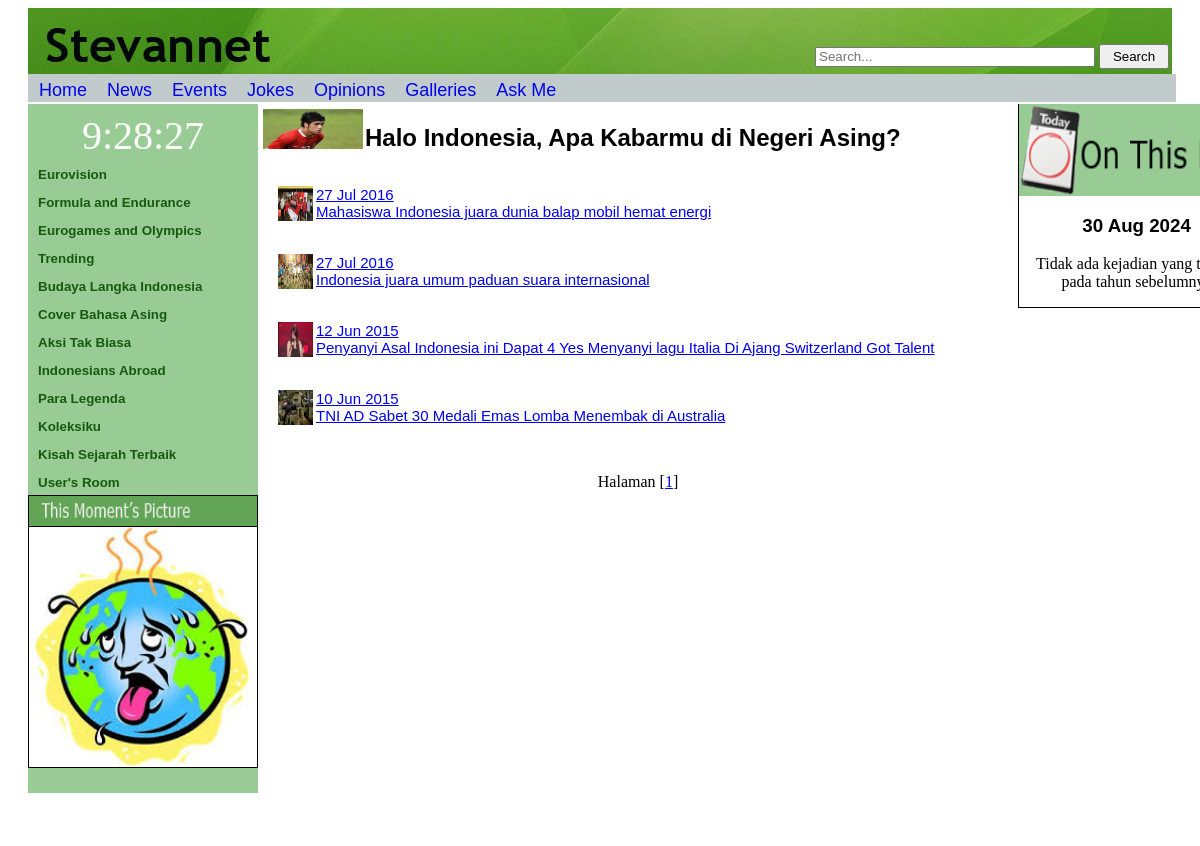
The app's page /indoineuro.php with its own data.
### tables this page shows
CREATE TABLE `articles` (
  `id` int(11) NOT NULL,
  `judul` varchar(200) NOT NULL,
  `tanggal_muat` varchar(20) NOT NULL,
  `tanggal_terjadi` varchar(20) NOT NULL,
  `id_jenis` int(11) NOT NULL,
  `id_topik` int(11) NOT NULL,
  `isi` text DEFAULT NULL,
  `gambar` varchar(200) DEFAULT NULL,
  `sumber` varchar(50) DEFAULT NULL
);

### indoineuro.php (the view, shortened to what this page needs)
<html>
	<head>
		<link rel="stylesheet" href="penampilan.css">
		<div id="header">
			<div id="searchform">
				<form class="search" action="searches.php">
					<?php
						include("searchMenu.php");
					?>
				</form>
			</div>
		</div>
		<?php
			include("menuAtas.php");
		?>
	</head>
	<body onload="startTime()">
		<div class="leftside">
			<?php
				require("leftDIV.php");
			?>
		</div>
		<div class="center">
			<img src="Images/IndoAbroadTitle.jpg" style="width:100px; height:40px; margin-left:5px; margin-top:5px;">
			<h2 style="display: inline; margin-left:-2px; vertical-align:text-bottom;">
				Halo Indonesia, Apa Kabarmu di Negeri Asing?
			</h2><br><br>
			<p>
				<?php
					include "db.inc.php";
					$halaman=isset($_GET['page'])?(int) $_GET['page']:1;
					$offset=($halaman-1)*4;
					$sqlstr = "SELECT * from articles WHERE id_topik='8' order by id DESC limit $offset,4";
					$sqlstr2 = "SELECT * from galeri WHERE id_topik='8' order by id DESC limit $offset,4";
					$hasil_1=mysqli_query($connection, $sqlstr);
					$hasil_2=mysqli_query($connection, $sqlstr2);
					$row=mysqli_fetch_row($hasil_1);
					$row2=mysqli_fetch_row($hasil_2);
					if(!$row && !$row2)
						echo "Terjadi Kesalahan pada sistem anda";
					else{
						do{
							list($id,$judul,$tanggal_muat,$tanggal_terjadi,$id_jenis,$id_topik,$isi,$gambar,$sumber) = $row;
							if(!empty($gambar))
								echo "<img src='Images/$gambar' width=35px height=35px align=left>";
							echo "<a href='berita_detail.php?id=$id'>$tanggal_muat<br>$judul</a><br>";
							echo "<br><br>";
						}while($row=mysqli_fetch_row($hasil_1));
					}
					$sqlstrhitung = "SELECT * from articles WHERE id_topik='8'";
					$sqlstrhitung2 = "SELECT * from galeri WHERE id_topik='8'";
					$hitung_2 = mysqli_query($connection, $sqlstrhitung);
					$hitung_3 = mysqli_query($connection, $sqlstrhitung2);
					$jumlah = mysqli_num_rows($hitung_2) + mysqli_num_rows($hitung_3);
					$i=$jumlah/8;
					$i=ceil($i);
					echo "<center>Halaman ";
					for($j=1;$j<=$i;$j++)
					{
						$awal = (($j-1)*4+$j)-1;
						echo "[<a href='indoineuro.php?awal=$awal&page=$j'>$j</a>]";
					}
				?>
			</p>
		</div>
		<div class="right">
			<?php
				require("rightDIV.php");
			?>
		</div>
		<div class="footer">
		</div>
	</body>
</html>

### penampilan.css (style rules this page uses)
#header { background:url('Images/Header.jpg'); height:70px; margin-left: 20px; margin-right: 20px; }
.center h2, h3, h4 { font-family: Verdana, Arial, Helvetica, sans-serif; margin-left:20px; margin-right:20px; text-align:justify; }
.center p, ol { font-family: Verdana, Arial, Helvetica, sans-serif; margin-left:20px; margin-right:20px; text-align:justify; font-size: 15px; }
.leftside { float:left; width:230px; margin-left: 20px; margin-bottom: -25px; background-color: #98CC94; }
.center, .centerdetail { float:left; width:760px; display: inline-block; }
.right { float:left; width:19.6%; display: inline-block; border:1px solid; position:absolute; }
.footer { background:url('Images/Footer.jpg'); clear:both; height:70px; width:97%; margin-left: 20px; margin-right: 50px; text-align: center; position: relative; z-index:1; }

### records on screen
articles: gambar (picture), tanggal_muat "27 Jul 2016", judul "Mahasiswa Indonesia juara dunia balap mobil hemat energi"
articles: gambar (picture), tanggal_muat "27 Jul 2016", judul "Indonesia juara umum paduan suara internasional"
articles: gambar (picture), tanggal_muat "12 Jun 2015", judul "Penyanyi Asal Indonesia ini Dapat 4 Yes Menyanyi lagu Italia Di Ajang Switzerland Got Talent"
articles: gambar (picture), tanggal_muat "10 Jun 2015", judul "TNI AD Sabet 30 Medali Emas Lomba Menembak di Australia"
